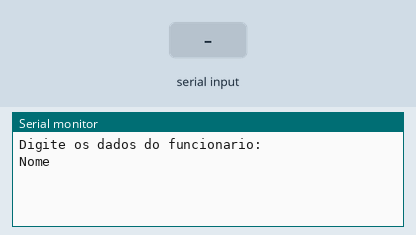
A sketch run on a simulated Arduino Uno, built with avr-gcc and run on an emulated ATmega328P. On the bench: the last lines printed to the serial monitor. Inputs (shaded band) come from the test bench.

Above: at 1.2 s.
1.3 s: "90,45\n" received over Serial
At 1.9 s:
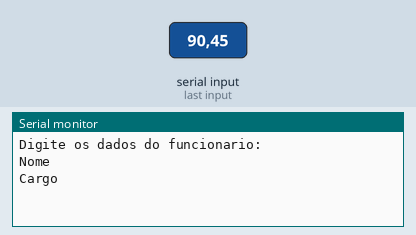
2.8 s: "30,150\n" received over Serial
At 4.0 s:
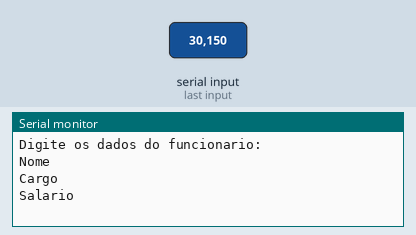
4.3 s: "5\n" received over Serial
At 5.1 s:
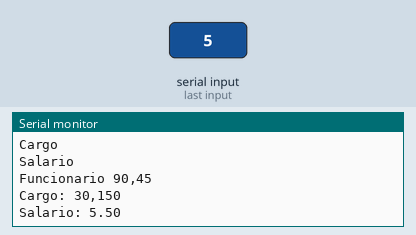

Measured:
- after the input at 1.3 s, the serial monitor: prints a new line at once (image 1)
- after the input at 2.8 s, the serial monitor: prints a new line at once (image 2)
- after the input at 4.3 s, the serial monitor: prints a new line at once (image 3)

The sketch:

exmb_08_pt_21.ino
```cpp
String nome = "";
String cargo = "";
float salario = 0;
float novoSalario = 0;

void setup() {
  Serial.begin(9600); // Inicia a comunicação serial

}

void loop() {
  // Variáveis
  String nome, cargo;
  float salario, salario_ajustado;

  // Solicitar dados via Serial
  Serial.println("Digite os dados do funcionario:");

  Serial.println("Nome ");
  while(!Serial.available()) {} // Aguarda entrada
  nome = Serial.readStringUntil('\n');

  Serial.println("Cargo ");
  while(!Serial.available()) {}
  cargo = Serial.readStringUntil('\n');

  Serial.println("Salario ");
  while(!Serial.available()) {}
  salario = Serial.parseFloat();


  // Processamento
  if(salario < 1000) {
    salario = salario + (salario * 0.10); // Aumento de 10%
  }

  // Exibir resultados
  Serial.println("Funcionario " + nome);
  Serial.println("Cargo: " + cargo);
  Serial.println("Salario: " + String(salario));
  delay(1000);
}
```
